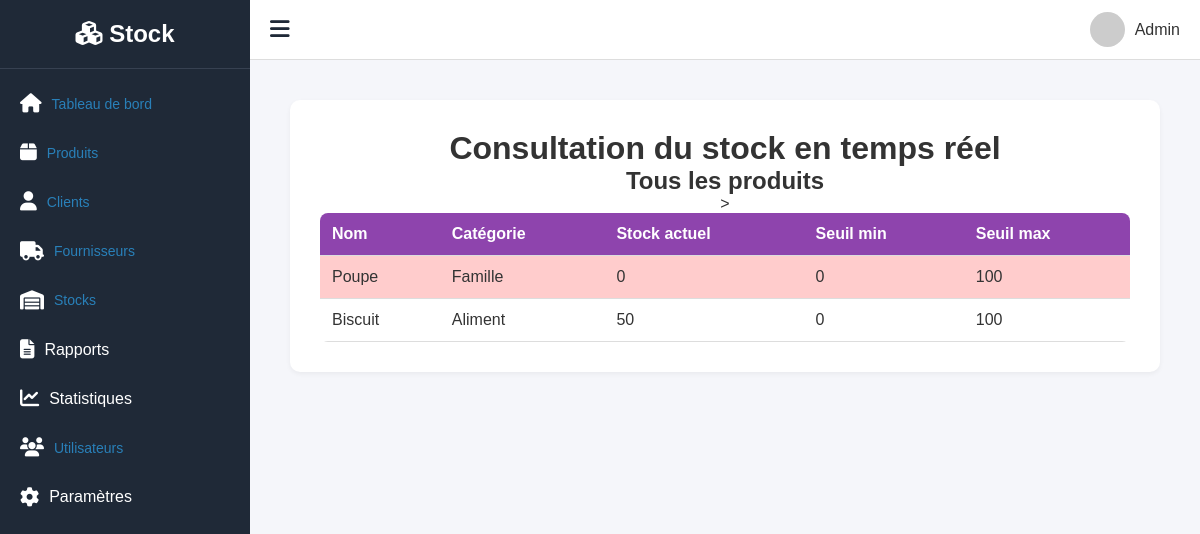
Before: /stocks/consultation_stocks/ with the older database file.
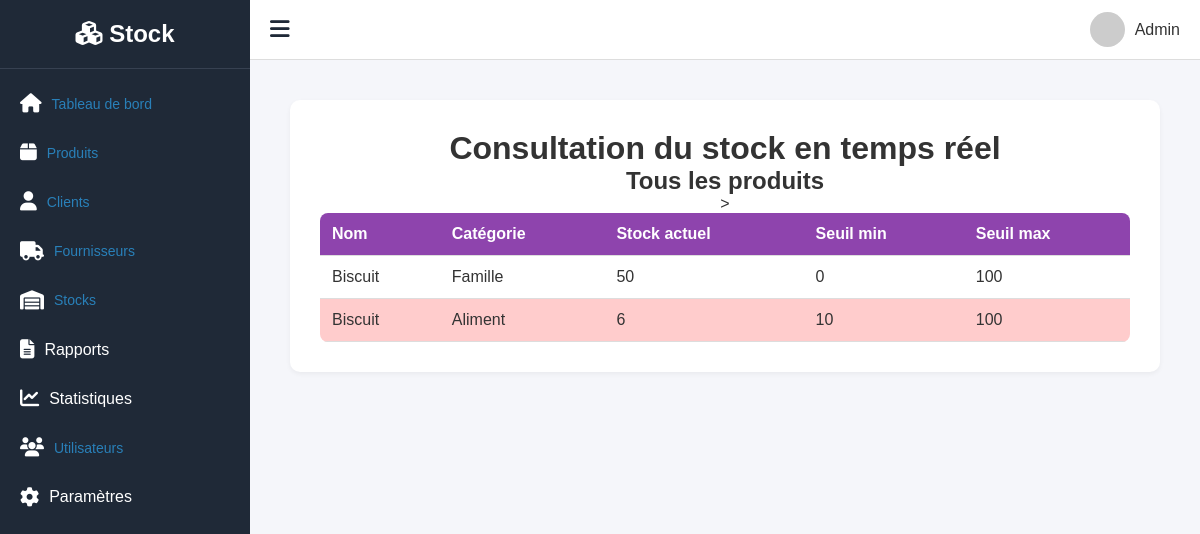
After: the same page with the newer database file.
### produit/models.py (models this page shows, shortened)
class Produit(models.Model):
    nom = models.CharField(max_length=150)
    reference = models.CharField(max_length=100, unique=True)
    categorie = models.ForeignKey(Categorie, on_delete=models.SET_NULL, null=True, related_name="produits")
    prix_achat = models.DecimalField(max_digits=10, decimal_places=2)
    prix_vente = models.DecimalField(max_digits=10, decimal_places=2)
    code_barre_image = models.ImageField(upload_to='barcodes/', blank=True)
    seuil_min = models.PositiveIntegerField(default=0)
    seuil_max = models.PositiveIntegerField(default=100)
    stock_actuel = models.PositiveIntegerField(default=0)

class Categorie(models.Model):
    nom = models.CharField(max_length=100)
    description = models.TextField(blank=True, null=True)

### mouvementstock/views.py (the view)
# urls.py: path('consultation_stocks/', views.consultation_stocks, name='consultation_stocks'),
def consultation_stocks(request):
    produits = Produit.objects.select_related('categorie').all()
    ruptures = produits.filter(stock_actuel__lte=F('seuil_min'))
    surstocks = produits.filter(stock_actuel__gte=F('seuil_max'))
    contexte = {
        'produits': produits,
        'ruptures': ruptures,
        'surstocks': surstocks,
        'titre': 'Consultation du stock en temps réel',
    }
    return render(request, 'stocks/consultation_stocks.html', contexte)

### templates/stocks/consultation_stocks.html
{% extends 'gesstock/base.html' %}
{% block content %}
<div class="container">
  <h1>{{ titre }}</h1>
  <h2>Tous les produits</h2>
  <table class="table">
    <thead>
      <tr>
        <th>Nom</th>
        <th>Catégorie</th>
        <th>Stock actuel</th>
        <th>Seuil min</th>
        <th>Seuil max</th>
      </tr>
    </thead>
    <tbody>
      {% for produit in produits %}
        <tr
          {% if produit in ruptures %}
            style="background-color:#ffcccc;"
          {% elif produit in surstocks %}
            style="background-color:#fff0b3;"
          {% endif %}
        >
          <td>{{ produit.nom }}</td>
          <td>{{ produit.categorie.nom }}</td>
          <td>{{ produit.stock_actuel }}</td>
          <td>{{ produit.seuil_min }}</td>
          <td>{{ produit.seuil_max }}</td>
        </tr>
      {% empty %}
        <tr><td colspan="5">Aucun produit enregistré.</td></tr>
      {% endfor %}
    </tbody>
  </table>
  {% endblock content %}

Changed rows visible on the page:
removed Produit: nom "Poupe", categorie.nom "Famille", stock_actuel "0", seuil_min "0", seuil_max "100"
changed Produit: categorie.nom "Aliment" → "Famille"
added Produit: nom "Biscuit", categorie.nom "Aliment", stock_actuel "6", seuil_min "10", seuil_max "100"
